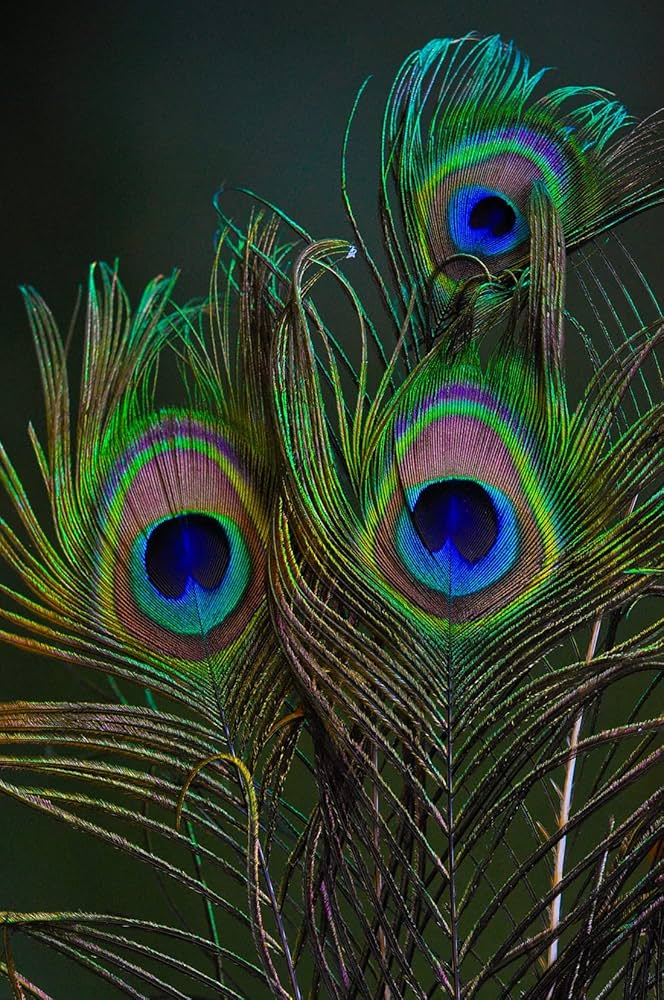
#> input picture pic.jpg, 664 x 1000 px, given in place of the camera
$ python 'CV5_ Every color except white mask.py'
#> lines starting #> are read from the running program, lines starting #| are printed output that depends on the picture; after the words box and inside, x2 and y2 are one past the last pixel; in counts of white or black regions, pixels touching at a corner belong together
# Every color except White
import cv2
import numpy as np

cap = cv2.VideoCapture(0)
while True:
    _, frame = cap.read()
#> frame is the input picture: shape (1000, 664, 3); mean B, G, R 42.3, 57.4, 45
    hsv_frame = cv2.cvtColor(frame, cv2.COLOR_BGR2HSV)
#> hsv_frame: shape (1000, 664, 3); mean H, S, V 57.2, 121.7, 62.9

    #Every color except white
    low = np.array([0, 42, 0])
    high = np.array([179, 255, 255])

    mask = cv2.inRange(hsv_frame, low, high)
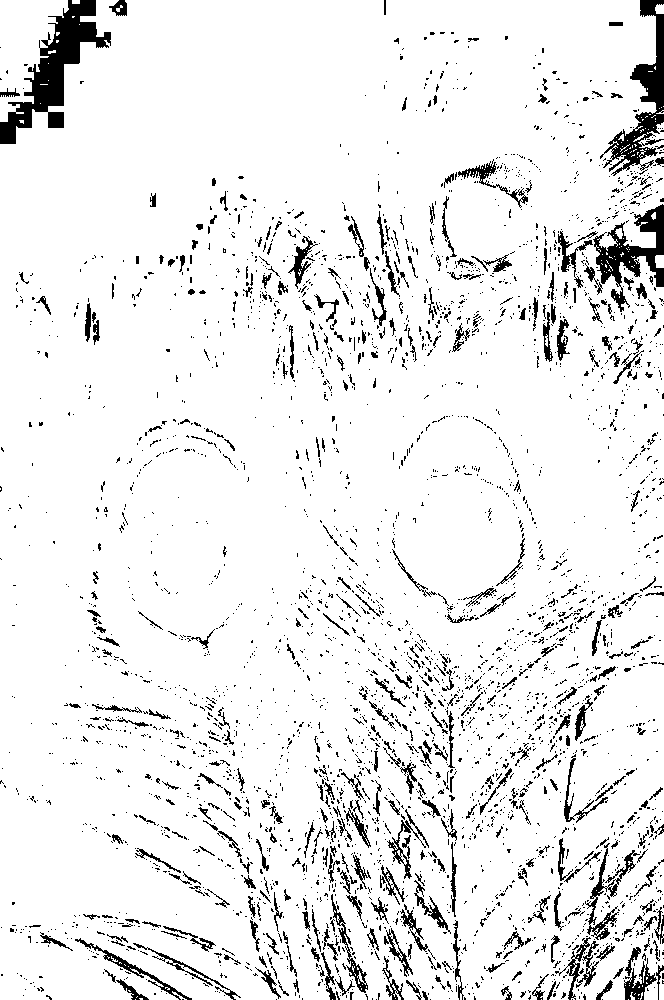
#> mask: shape (1000, 664); 92.2% white; 3646 black regions (3230 under 20 px), largest, box (x1, y1, x2, y2) and area: (0, 0, 111, 144) 4904, (600, 0, 664, 176) 3227, (593, 204, 664, 312) 2674
    result = cv2.bitwise_and(frame, frame, mask=mask)
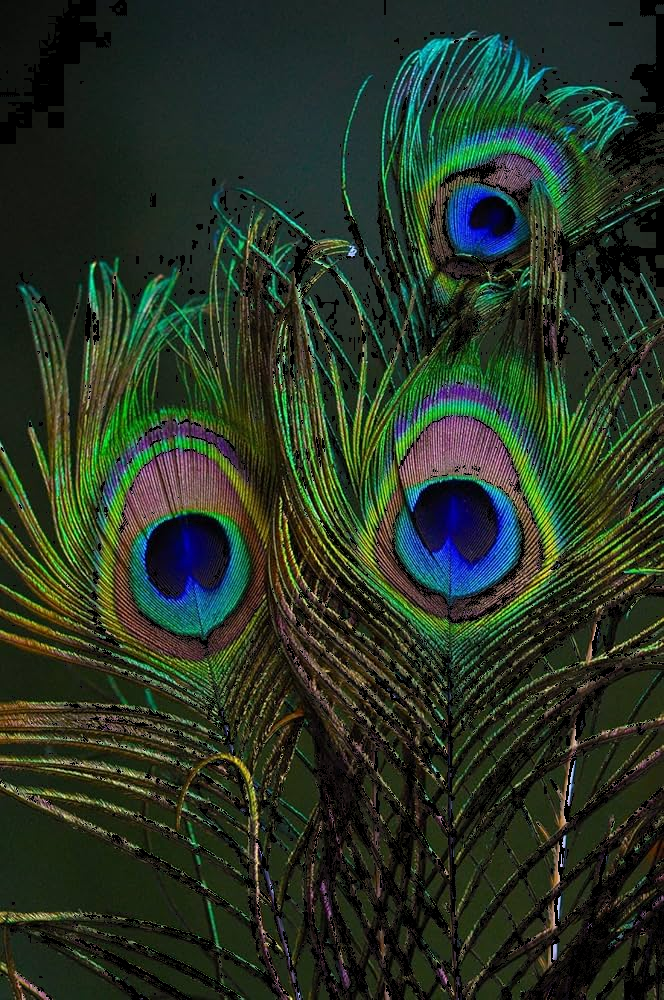
#> result: shape (1000, 664, 3); mean B, G, R 37.1, 51.9, 39.5

    cv2.imshow("Frame", frame)
    cv2.imshow('Result', result)

    key = cv2.waitKey(1)
#> (key Esc is pressed here)
    if key ==27:
        break
